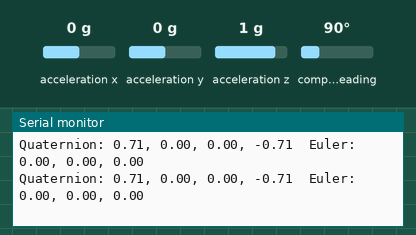
The sketch below on a simulated Arduino Uno, built with avr-gcc and run on an emulated ATmega328P. On the bench: the last lines printed to the serial monitor. Inputs (shaded band) come from the test bench; at power-on: compass heading 90°, acceleration x 0 g, acceleration y 0 g, acceleration z 1 g.

Above: at 2.2 s.
2.3 s: compass heading set to 180°
At 2.4 s:
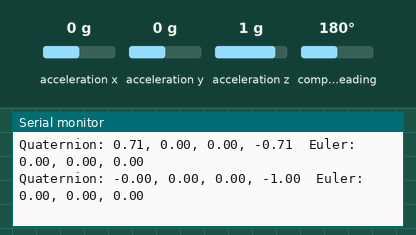
5.3 s: compass heading set to 7°
At 5.3 s:
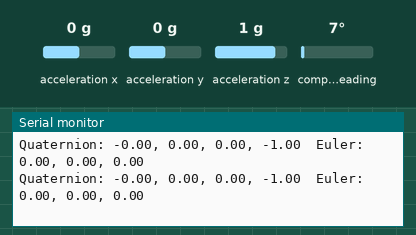
8.3 s: compass heading set to 269°
At 8.35 s:
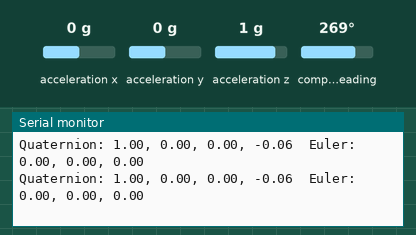
11.3 s: compass heading set to 90°
At 11.31 s:
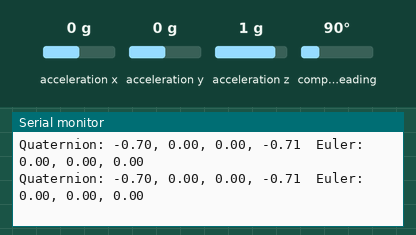
14.3 s: compass heading set to 352°
At 14.49 s:
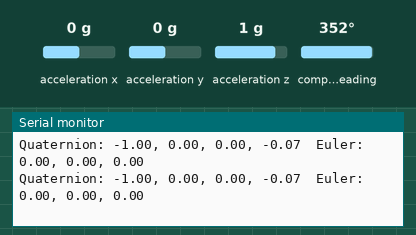
Timing chart, 0 to 17.3 s (numbered marks = the images above; inputs shaded):
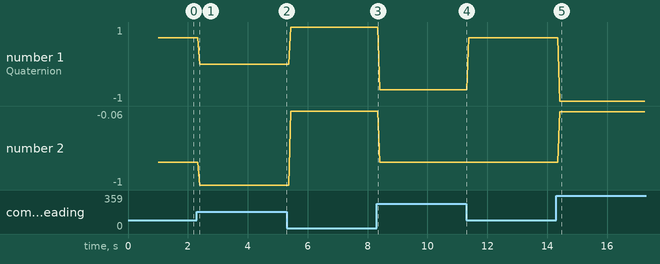

The sketch:

imugyrotest.ino
```cpp
#include <Adafruit_BNO055.h>
#include <Adafruit_Sensor.h>


float gyro_avg[3];


Adafruit_BNO055 bno = Adafruit_BNO055(55);
sensors_event_t event, e;

//EulerAngle Struct
struct EulerAngles{
  double roll, pitch, yaw;
};


void setup() {
  // put your setup code here, to run once:

  Serial.begin(9600);

  //attachInterrupt(digitalPinToInterrupt(19), kill, CHANGE);

  if(!bno.begin())
  {
    /* There was a problem detecting the BNO055 ... check your connections */
        Serial.print("Ooops, no BNO055 detected ... Check your wiring or I2C ADDR!");
    while(1);
  }
  delay(1000);

  bno.setExtCrystalUse(true);

  int count = 0;
//  for(count = 0; count < 2000; count++){
//    bno.getEvent(&event, Adafruit_BNO055::VECTOR_GYROSCOPE);
//    gyro_avg[0] += event.gyro.x;
//    gyro_avg[1] += event.gyro.y;
//    gyro_avg[2] += event.gyro.z;
//    delay(3);
//    Serial.print("x:");
//    Serial.print(event.gyro.x);
//
//    Serial.print("\ty:");
//    Serial.print(event.gyro.y);
//
//    Serial.print("\tz:");
//    Serial.println(event.gyro.z);
//  }
//  for(int i = 0; i < 3; i++) gyro_avg[i] /= count;
//    Serial.print("avgx:");
//    Serial.print(gyro_avg[0]);
//    Serial.print("\tavgy:");
//    Serial.print(gyro_avg[1]);
//    Serial.print("\tavgz:");
//    Serial.println(gyro_avg[2]);
//
//    delay(5000);


}

void loop() {
  // put your main code here, to run repeatedly:

  bno.getEvent(&event);
  imu::Quaternion quat = bno.getQuat();

  Serial.print(F("Quaternion: "));
  Serial.print((float)quat.w());
  Serial.print(F(", "));
  Serial.print((float)quat.x());
  Serial.print(F(", "));
  Serial.print((float)quat.y());
  Serial.print(F(", "));
  Serial.print((float)quat.z());
  Serial.print(F("\t"));

  imu::Vector<3> eulerangles = quat.toEuler();

  //Euler
  //EulerAngles angles = ToEulerAngles(quat);

  Serial.print(F("Euler: "));
  Serial.print((float)eulerangles[2]*RAD_TO_DEG);
  Serial.print(F(", "));
  Serial.print((float)eulerangles[1]*RAD_TO_DEG);
  Serial.print(F(", "));
  Serial.print((float)eulerangles[0]*RAD_TO_DEG);
  Serial.println(F(""));
}

void kill(){
  Serial.println("kill");
}

// Derived from https://en.wikipedia.org/wiki/Conversion_between_quaternions_and_Euler_angles#Quaternion_to_Euler_angles_conversion
EulerAngles ToEulerAngles(imu::Quaternion q){
  EulerAngles angles;

  //roll
  double sinr_cosp = 2 * (q.w() * q.x() + q.y() * q.z());
  double cosr_cosp = 1 - 2 * (q.x() * q.y() - q.z() * q.y());
  angles.roll = atan2(sinr_cosp, cosr_cosp);

  //pitch
  double sinp = 2 * (q.w() * q.y() - q.z() * q.x());
  if(abs(sinp) >= 1){
    angles.pitch = copysign(PI / 2, sinp);
  }else angles.pitch = asin(sinp);

  //yaw
  double siny_cosp = 2 * (q.w() * q.z() + q.x() * q.y());
  double cosy_cosp = 1 - 2 * (q.y() * q.y() + q.z() * q.z());
  angles.yaw = atan2(siny_cosp, cosy_cosp);

  return angles;
}
```

Measured:
- after the input at 2.3 s, the serial monitor: prints a new line after 0.10 s (image 1)
- after the input at 14.3 s, the serial monitor: prints a new line after 0.12 s (image 5)
- plotted number 1: 0 → 1 after the input at 5.3 s, 1 → -0.7 after the input at 8.3 s, -0.7 → 0.71 after the input at 11.3 s, 0.71 → -1 after the input at 14.3 s
- plotted number 2: -0.71 → -1 after the input at 2.3 s, -1 → -0.06 after the input at 5.3 s, -0.06 → -0.71 after the input at 8.3 s, -0.71 → -0.07 after the input at 14.3 s
